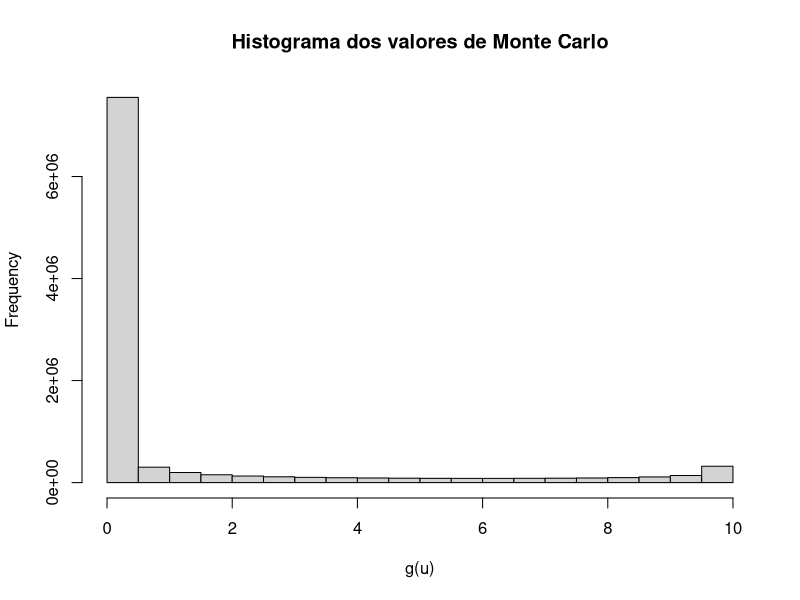
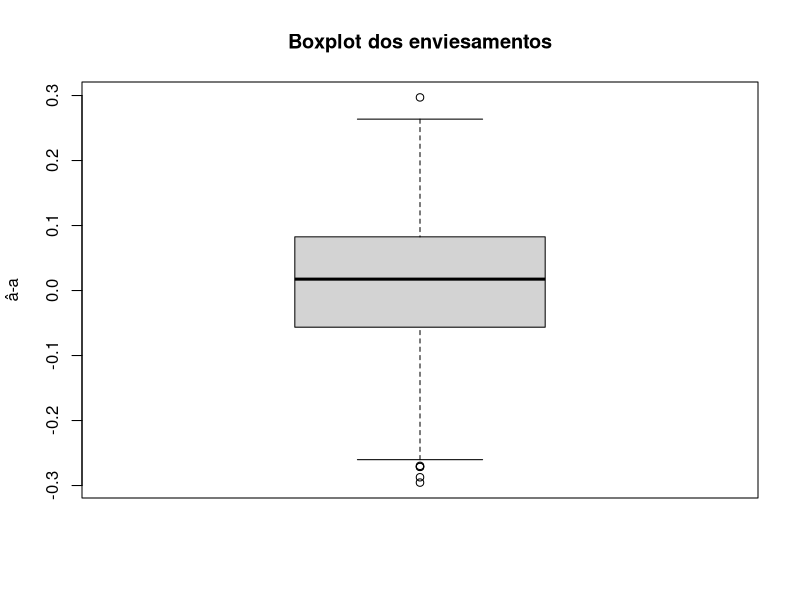
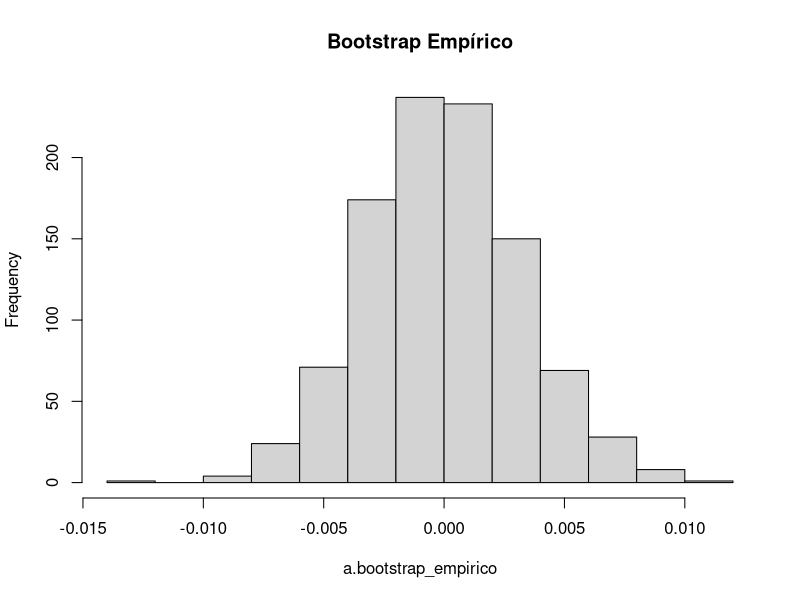
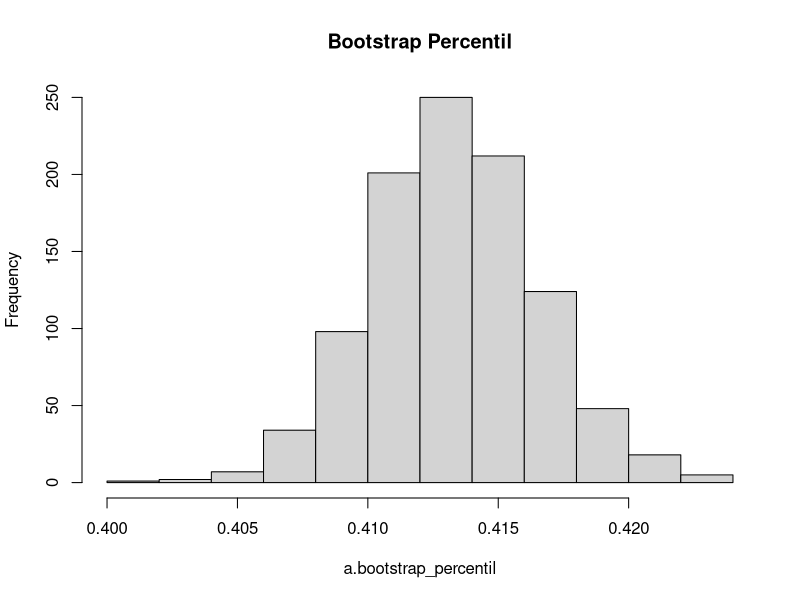
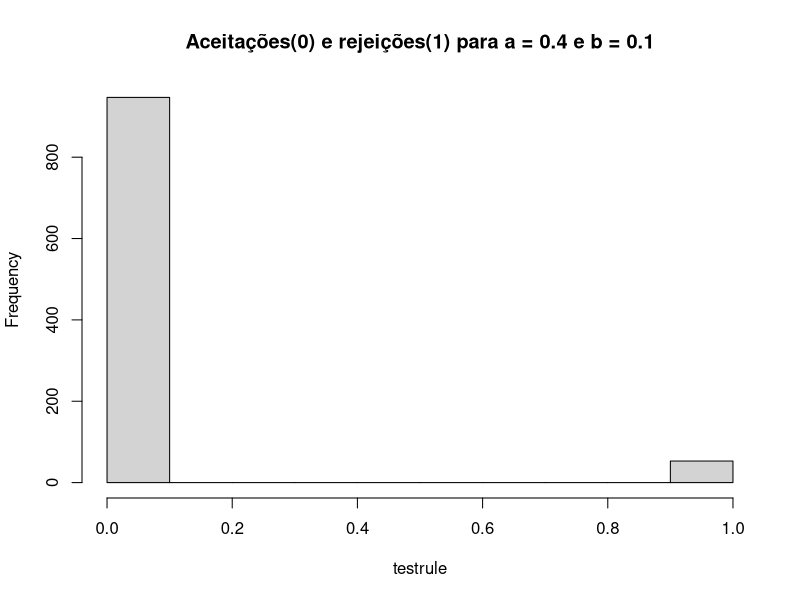
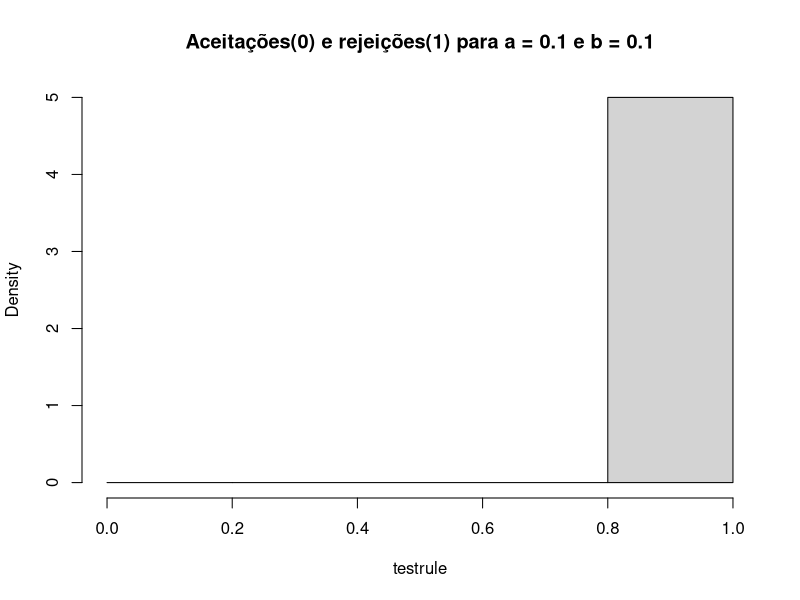

Write R code to recreate these figures, in order.
##################################################
##################projeto 2
##################################################
##################################################
#Goncalo Freitas - 98012
##############################
#Tiago Alvim - 95584
##############################
#Vasco Costa - 97746
##############################
# fixar a seed
set.seed(20)

###########################################################################
#exercicio 1
####################
#b
###########################################################################
N = 10000000 
U = runif(N)
x = 10
I.all = x*exp(-((x*U)^2)/2) 
I.hat = mean(I.all)
print(paste("valor de I.hat -> ",I.hat))
#[1] 1.25389810116415

#fazer grafico
png(file="exer_1_hist.png",width=600,height=600)
hist(I.all, main="Histograma dos valores de Monte Carlo", 
	freq = TRUE, xlab = "g(u)" )

#variancia do metodo de monte carlo
print(paste("erro do metodo de monte carlo -> ",sqrt(var(I.all)/N) ))
#[1] 0.000854173476386978

#valor exato
exact.value = (pnorm(x)-0.5)*sqrt(2*pi)
print(paste("valor de I exato -> ",exact.value))
#[1] 1.2533141373155

# Bias: E(teta_hat-teta)
print(paste("Bias -> ",(I.hat-exact.value) ))
#[1] 0.000583963848648672

# Erro percentual
error = abs(exact.value - I.hat)/(exact.value) * 100
print(paste("erro percentual -> ", error))
#[1] 0.0465935738903797

#intervalo de confianca
desvio = sd(x*exp(-((x*U)^2)/2))

LI = I.hat - qnorm(0.975,0,1)*desvio/sqrt(N)
LS = I.hat + qnorm(0.975,0,1)*desvio/sqrt(N)
print(paste("limite inf -> ", LI))
#[1] 1.25222395191388
print(paste("limite sup -> ", LS))
# [1] 1.25557225041442

###########################################################################
#exercicio 2
####################
#a
###########################################################################
#i
##########################
set.seed(20)
a = 0.4
b = 0.1
N = 1000
obs = 100
t = numeric(N)
for (i in 1:N){
	x = numeric(obs)
	y = rnorm(obs)
	x[1] = y[1] #primeira observacao
	num = 0
	denom = 0
	for(n in 2:obs){
		x[n] = a*x[n-1]+b*x[n-1]*y[n-1]+y[n]
		num = num+x[n]*x[n-1]
		denom = denom+(x[n-1])**2	
	}
	t[i] = num/denom
}

a.hat = mean(t)
print(paste("valor de a teorico    -> ",a))
print(paste("valor de a estimado   -> ",a.hat))

print(paste("desvio padrao         -> ",sd(t) ))
print(paste("erro quadratico medio -> ",mean((t-a)^2 )))

print(paste("bias                  -> ",mean(t-a) ))
enviesamento = t-a

png(file="exer_2_boxplot.png",width=600,height=600)
boxplot(enviesamento,main="Boxplot dos enviesamentos",
				ylab="â-a"
)

##########################
#ii
##########################
#intervalo de confianca
#95%
alpha = 0.05
LI = mean(t) - qnorm(1-alpha/2,0,1)*sd(t)/sqrt(N)
LS = mean(t) + qnorm(1-alpha/2,0,1)*sd(t)/sqrt(N)
print(paste("limite inf -> ", LI))
print(paste("limite sup -> ", LS))

#bootstrap empirico e percentil
#N #usar o mesmo numero de a que se tem
mu = mean(t)
a.bootstrap_empirico  = numeric(N)
a.bootstrap_percentil = numeric(N)

for (b in 1:N){
	i = sample(1:N, size = N, replace = TRUE)
	x = t[i]
	a.bootstrap_empirico[b] = mean(x) - mu
	a.bootstrap_percentil[b] = mean(x)
}
png(file="exer_2_ii_emp.png",width=600,height=600)
hist(a.bootstrap_empirico,main="Bootstrap Empírico")

print(paste("media emp -> ", mean(a.bootstrap_empirico) ))
summary(a.bootstrap_empirico)
var(a.bootstrap_empirico)
q1 = quantile(a.bootstrap_empirico,prob=alpha/2) #sample quantile of order 0.025
q2 = quantile(a.bootstrap_empirico,prob=1-alpha/2)
print(paste("limite inf emp -> ", mu-q2 ))
print(paste("limite sup emp -> ", mu-q1 ))

#bootstrap percentil
png(file="exer_2_ii_percent.png",width=600,height=600)
hist(a.bootstrap_percentil,main="Bootstrap Percentil")
print(paste("media percentil -> ", mean(a.bootstrap_percentil) ))
summary(a.bootstrap_percentil)
var(a.bootstrap_percentil)
q1 = quantile(a.bootstrap_percentil,prob=alpha/2) #sample quantile of order 0.025
q2 = quantile(a.bootstrap_percentil,prob=1-alpha/2)
print(paste("limite inf percentil -> ", q1 ))
print(paste("limite sup percentil -> ", q2 ))

#amplitudes
print(paste("amplitude empirico -> ", mu-q1 - (mu-q2)))
print(paste("amplitude percentil -> ",q2-q1))
#mesmo valor


##########################
#b
##########################
#i
##########################
a = 0.4
b = 0.1
n = 100
sigma = 4/9 #assim fica na forma infinita
alpha = 0.05

vcrit = qchisq(alpha, n-1) #lower one tailed test
estat = function(x,sigma){(n-1)*var(x)/sigma}

N = 1000 # num de replicas
testrule = numeric(N)
for (j in 1:N) {
	x = rnorm(n, 0, sqrt(a/(1-b)) ) #sob H0 
	#decisão -- 1 (rejection) or 0 (not rejection)
	testrule[j] = as.integer(estat(x,sigma) < vcrit )
}
testrule
p.reject = mean(testrule)
p.reject
png(file="exer_2_b_i.png",width=600,height=600)
hist(testrule,main="Aceitações(0) e rejeições(1) para a = 0.4 e b = 0.1")

##########################
#ii
##########################
a = 0.1
b = 0.1
sigma = 4/9 #assim fica na forma infinita
alpha = 0.05

vcrit = qchisq(alpha, n-1)
estat = function(x,sigma){(n-1)*var(x)/sigma}

N = 1000 # num de replicas
testrule = numeric(N)
for (j in 1:N) {
	x = rnorm(n,0, sqrt(a/(1-b))  ) #sob H0 
	#decisão -- 1 (rejection) or 0 (not rejection)
	testrule[j] = as.integer(estat(x,sigma) < vcrit )
}
testrule
p.reject = mean(testrule)
p.reject
png(file="exer_2_b_ii.png",width=600,height=600)
hist(testrule,xlim=c(0,1),breaks=c(0,0.2,0.8,1),main="Aceitações(0) e rejeições(1) para a = 0.1 e b = 0.1")
